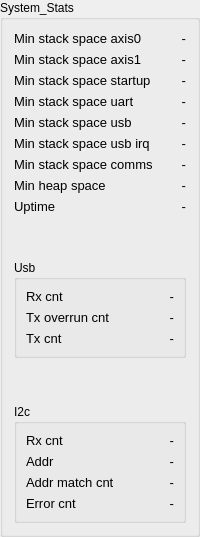
           <widget class="QGroupBox" name="groupBox_configLowLevel_3">
            <property name="title">
             <string>System_Stats</string>
            </property>
            <layout class="QGridLayout" name="gridLayout_43">
             <item row="2" column="0">
              <widget class="QGroupBox" name="groupBox_11">
               <property name="title">
                <string>Usb</string>
               </property>
               <layout class="QGridLayout" name="gridLayout_61">
                <item row="0" column="0">
                 <layout class="QGridLayout" name="gridLayout_60">
                  <item row="1" column="0">
                   <widget class="QLabel" name="label_txOverrunCnt">
                    <property name="font">
                     <font>
                      <pointsize>10</pointsize>
                     </font>
                    </property>
                    <property name="text">
                     <string>Tx overrun cnt</string>
                    </property>
                   </widget>
                  </item>
                  <item row="1" column="1">
                   <widget class="QLabel" name="label_txOverrunCntValue">
                    <property name="font">
                     <font>
                      <pointsize>10</pointsize>
                     </font>
                    </property>
                    <property name="text">
                     <string>-</string>
                    </property>
                    <property name="alignment">
                     <set>Qt::AlignRight|Qt::AlignTrailing|Qt::AlignVCenter</set>
                    </property>
                   </widget>
                  </item>
                  <item row="0" column="0">
                   <widget class="QLabel" name="label_rxCntUsb">
                    <property name="font">
                     <font>
                      <pointsize>10</pointsize>
                     </font>
                    </property>
                    <property name="text">
                     <string>Rx cnt</string>
                    </property>
                   </widget>
                  </item>
                  <item row="0" column="1">
                   <widget class="QLabel" name="label_rxCntUsbValue">
                    <property name="font">
                     <font>
                      <pointsize>10</pointsize>
                     </font>
                    </property>
                    <property name="text">
                     <string>-</string>
                    </property>
                    <property name="alignment">
                     <set>Qt::AlignRight|Qt::AlignTrailing|Qt::AlignVCenter</set>
                    </property>
                   </widget>
                  </item>
                  <item row="2" column="0">
                   <widget class="QLabel" name="label_txCnt">
                    <property name="font">
                     <font>
                      <pointsize>10</pointsize>
                     </font>
                    </property>
                    <property name="text">
                     <string>Tx cnt</string>
                    </property>
                   </widget>
                  </item>
                  <item row="2" column="1">
                   <widget class="QLabel" name="label_txCntValue">
                    <property name="font">
                     <font>
                      <pointsize>10</pointsize>
                     </font>
                    </property>
                    <property name="text">
                     <string>-</string>
                    </property>
                    <property name="alignment">
                     <set>Qt::AlignRight|Qt::AlignTrailing|Qt::AlignVCenter</set>
                    </property>
                   </widget>
                  </item>
                 </layout>
                </item>
               </layout>
              </widget>
             </item>
             <item row="0" column="0">
              <layout class="QGridLayout" name="gridLayout_44">
               <item row="2" column="1" colspan="2">
                <widget class="QLabel" name="label_minStackSpaceAxis1Value">
                 <property name="font">
                  <font>
                   <pointsize>10</pointsize>
                  </font>
                 </property>
                 <property name="text">
                  <string>-</string>
                 </property>
                 <property name="alignment">
                  <set>Qt::AlignRight|Qt::AlignTrailing|Qt::AlignVCenter</set>
                 </property>
                </widget>
               </item>
               <item row="4" column="1" colspan="2">
                <widget class="QLabel" name="label_minStackSpaceStartupValue">
                 <property name="font">
                  <font>
                   <pointsize>10</pointsize>
                  </font>
                 </property>
                 <property name="text">
                  <string>-</string>
                 </property>
                 <property name="alignment">
                  <set>Qt::AlignRight|Qt::AlignTrailing|Qt::AlignVCenter</set>
                 </property>
                </widget>
               </item>
               <item row="9" column="0">
                <widget class="QLabel" name="label_minHeapSpace">
                 <property name="font">
                  <font>
                   <pointsize>10</pointsize>
                  </font>
                 </property>
                 <property name="text">
                  <string>Min heap space</string>
                 </property>
                </widget>
               </item>
               <item row="4" column="0">
                <widget class="QLabel" name="label_minStackSpaceStartup">
                 <property name="font">
                  <font>
                   <pointsize>10</pointsize>
                  </font>
                 </property>
                 <property name="text">
                  <string>Min stack space startup</string>
                 </property>
                </widget>
               </item>
               <item row="5" column="0">
                <widget class="QLabel" name="label_minStackSpaceUart">
                 <property name="font">
                  <font>
                   <pointsize>10</pointsize>
                  </font>
                 </property>
                 <property name="text">
                  <string>Min stack space uart</string>
                 </property>
                </widget>
               </item>
               <item row="7" column="0">
                <widget class="QLabel" name="label_minStackSpaceUsbIrq">
                 <property name="font">
                  <font>
                   <pointsize>10</pointsize>
                  </font>
                 </property>
                 <property name="text">
                  <string>Min stack space usb irq</string>
                 </property>
                </widget>
               </item>
               <item row="9" column="1" colspan="2">
                <widget class="QLabel" name="label_minHeapSpaceValue">
                 <property name="font">
                  <font>
                   <pointsize>10</pointsize>
                  </font>
                 </property>
                 <property name="text">
                  <string>-</string>
                 </property>
                 <property name="alignment">
                  <set>Qt::AlignRight|Qt::AlignTrailing|Qt::AlignVCenter</set>
                 </property>
                </widget>
               </item>
               <item row="7" column="1" colspan="2">
                <widget class="QLabel" name="label_minStackSpaceUsbIrqValue">
                 <property name="font">
                  <font>
                   <pointsize>10</pointsize>
                  </font>
                 </property>
                 <property name="text">
                  <string>-</string>
                 </property>
                 <property name="alignment">
                  <set>Qt::AlignRight|Qt::AlignTrailing|Qt::AlignVCenter</set>
                 </property>
                </widget>
               </item>
               <item row="5" column="1" colspan="2">
                <widget class="QLabel" name="label_minStackSpaceUartValue">
                 <property name="font">
                  <font>
                   <pointsize>10</pointsize>
                  </font>
                 </property>
                 <property name="text">
                  <string>-</string>
                 </property>
                 <property name="alignment">
                  <set>Qt::AlignRight|Qt::AlignTrailing|Qt::AlignVCenter</set>
                 </property>
                </widget>
               </item>
               <item row="8" column="1" colspan="2">
                <widget class="QLabel" name="label_minStackSpaceCommsValue">
                 <property name="font">
                  <font>
                   <pointsize>10</pointsize>
                  </font>
                 </property>
                 <property name="text">
                  <string>-</string>
                 </property>
                 <property name="alignment">
                  <set>Qt::AlignRight|Qt::AlignTrailing|Qt::AlignVCenter</set>
                 </property>
                </widget>
               </item>
               <item row="8" column="0">
                <widget class="QLabel" name="label_minStackSpaceComms">
                 <property name="font">
                  <font>
                   <pointsize>10</pointsize>
                  </font>
                 </property>
                 <property name="text">
                  <string>Min stack space comms</string>
                 </property>
                </widget>
               </item>
               <item row="12" column="0">
                <widget class="QLabel" name="label_uptime">
                 <property name="font">
                  <font>
                   <pointsize>10</pointsize>
                  </font>
                 </property>
                 <property name="text">
                  <string>Uptime</string>
                 </property>
                </widget>
               </item>
               <item row="2" column="0">
                <widget class="QLabel" name="label_minStackSpaceAxis1">
                 <property name="font">
                  <font>
                   <pointsize>10</pointsize>
                  </font>
                 </property>
                 <property name="text">
                  <string>Min stack space axis1</string>
                 </property>
                </widget>
               </item>
               <item row="12" column="1" colspan="2">
                <widget class="QLabel" name="label_uptimeValue">
                 <property name="font">
                  <font>
                   <pointsize>10</pointsize>
                  </font>
                 </property>
                 <property name="text">
                  <string>-</string>
                 </property>
                 <property name="alignment">
                  <set>Qt::AlignRight|Qt::AlignTrailing|Qt::AlignVCenter</set>
                 </property>
                </widget>
               </item>
               <item row="6" column="0">
                <widget class="QLabel" name="label_minStackSpaceUsb">
                 <property name="font">
                  <font>
                   <pointsize>10</pointsize>
                  </font>
                 </property>
                 <property name="text">
                  <string>Min stack space usb</string>
                 </property>
                </widget>
               </item>
               <item row="6" column="1" colspan="2">
                <widget class="QLabel" name="label_minStackSpaceUsbValue">
                 <property name="font">
                  <font>
                   <pointsize>10</pointsize>
                  </font>
                 </property>
                 <property name="text">
                  <string>-</string>
                 </property>
                 <property name="alignment">
                  <set>Qt::AlignRight|Qt::AlignTrailing|Qt::AlignVCenter</set>
                 </property>
                </widget>
               </item>
               <item row="1" column="0">
                <widget class="QLabel" name="label_minStackSpaceAxis0">
                 <property name="font">
                  <font>
                   <pointsize>10</pointsize>
                  </font>
                 </property>
                 <property name="text">
                  <string>Min stack space axis0</string>
                 </property>
                </widget>
               </item>
               <item row="1" column="1" colspan="2">
                <widget class="QLabel" name="label_minStackSpaceAxis0Value">
                 <property name="font">
                  <font>
                   <pointsize>10</pointsize>
                  </font>
                 </property>
                 <property name="text">
                  <string>-</string>
                 </property>
                 <property name="alignment">
                  <set>Qt::AlignRight|Qt::AlignTrailing|Qt::AlignVCenter</set>
                 </property>
                </widget>
               </item>
              </layout>
             </item>
             <item row="4" column="0">
              <widget class="QGroupBox" name="groupBox_12">
               <property name="title">
                <string>I2c</string>
               </property>
               <layout class="QGridLayout" name="gridLayout_62">
                <item row="0" column="0">
                 <layout class="QGridLayout" name="gridLayout_63">
                  <item row="1" column="1">
                   <widget class="QLabel" name="label_addrValue">
                    <property name="font">
                     <font>
                      <pointsize>10</pointsize>
                     </font>
                    </property>
                    <property name="text">
                     <string>-</string>
                    </property>
                    <property name="alignment">
                     <set>Qt::AlignRight|Qt::AlignTrailing|Qt::AlignVCenter</set>
                    </property>
                   </widget>
                  </item>
                  <item row="3" column="1">
                   <widget class="QLabel" name="label_errorCntValue">
                    <property name="font">
                     <font>
                      <pointsize>10</pointsize>
                     </font>
                    </property>
                    <property name="text">
                     <string>-</string>
                    </property>
                    <property name="alignment">
                     <set>Qt::AlignRight|Qt::AlignTrailing|Qt::AlignVCenter</set>
                    </property>
                   </widget>
                  </item>
                  <item row="0" column="1">
                   <widget class="QLabel" name="label_rxCntI2cValue">
                    <property name="font">
                     <font>
                      <pointsize>10</pointsize>
                     </font>
                    </property>
                    <property name="text">
                     <string>-</string>
                    </property>
                    <property name="alignment">
                     <set>Qt::AlignRight|Qt::AlignTrailing|Qt::AlignVCenter</set>
                    </property>
                   </widget>
                  </item>
                  <item row="3" column="0">
                   <widget class="QLabel" name="label_errorCnt">
                    <property name="font">
                     <font>
                      <pointsize>10</pointsize>
                     </font>
                    </property>
                    <property name="text">
                     <string>Error cnt</string>
                    </property>
                   </widget>
                  </item>
                  <item row="0" column="0">
                   <widget class="QLabel" name="label_rxCntI2c">
                    <property name="font">
                     <font>
                      <pointsize>10</pointsize>
                     </font>
                    </property>
                    <property name="text">
                     <string>Rx cnt</string>
                    </property>
                   </widget>
                  </item>
                  <item row="1" column="0">
                   <widget class="QLabel" name="label_addr">
                    <property name="font">
                     <font>
                      <pointsize>10</pointsize>
                     </font>
                    </property>
                    <property name="text">
                     <string>Addr</string>
                    </property>
                   </widget>
                  </item>
                  <item row="2" column="0">
                   <widget class="QLabel" name="label_addrMatchCnt">
                    <property name="font">
                     <font>
                      <pointsize>10</pointsize>
                     </font>
                    </property>
                    <property name="text">
                     <string>Addr match cnt</string>
                    </property>
                   </widget>
                  </item>
                  <item row="2" column="1">
                   <widget class="QLabel" name="label_addrMatchCnt_2">
                    <property name="font">
                     <font>
                      <pointsize>10</pointsize>
                     </font>
                    </property>
                    <property name="text">
                     <string>-</string>
                    </property>
                    <property name="alignment">
                     <set>Qt::AlignRight|Qt::AlignTrailing|Qt::AlignVCenter</set>
                    </property>
                   </widget>
                  </item>
                 </layout>
                </item>
               </layout>
              </widget>
             </item>
             <item row="1" column="0">
              <spacer name="verticalSpacer_5">
               <property name="orientation">
                <enum>Qt::Vertical</enum>
               </property>
               <property name="sizeHint" stdset="0">
                <size>
                 <width>20</width>
                 <height>40</height>
                </size>
               </property>
              </spacer>
             </item>
             <item row="3" column="0">
              <spacer name="verticalSpacer_6">
               <property name="orientation">
                <enum>Qt::Vertical</enum>
               </property>
               <property name="sizeHint" stdset="0">
                <size>
                 <width>20</width>
                 <height>40</height>
                </size>
               </property>
              </spacer>
             </item>
            </layout>
           </widget>
